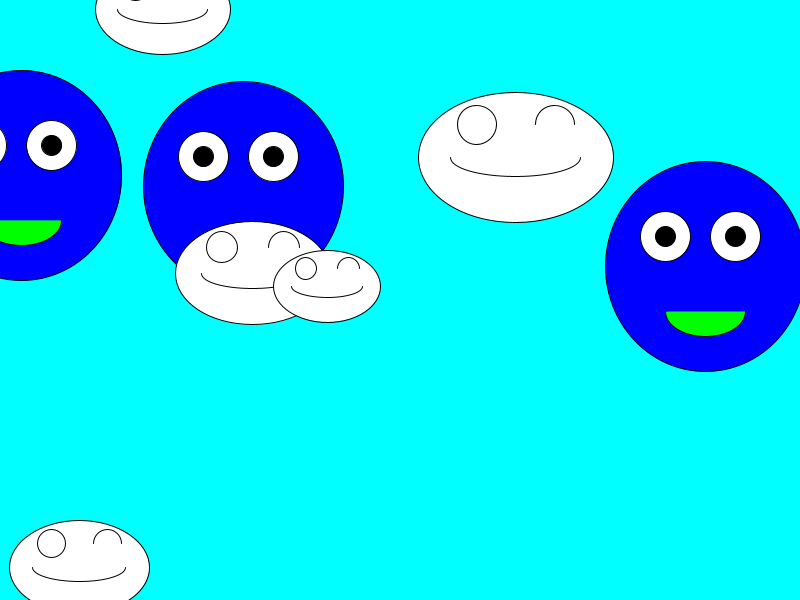
Frame 1 (no input)
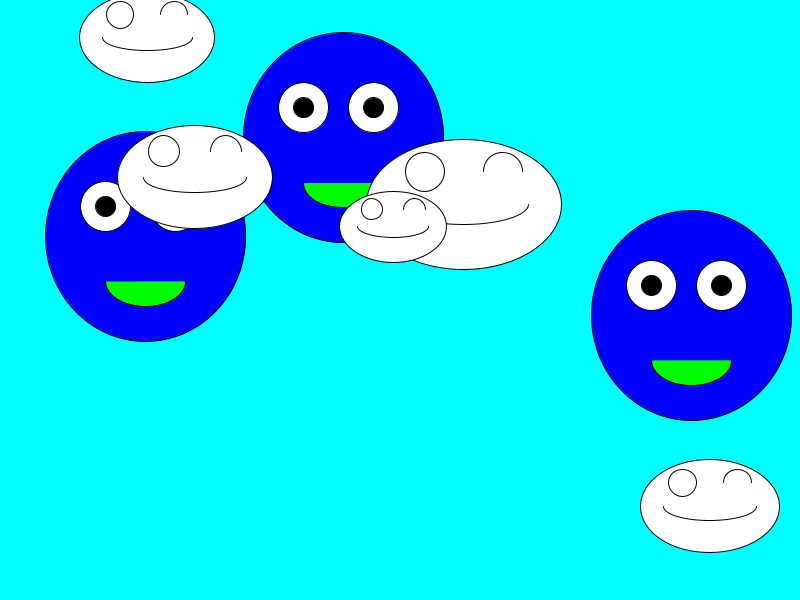
Frame 60 (the mouse pressed at the canvas centre just before this capture)
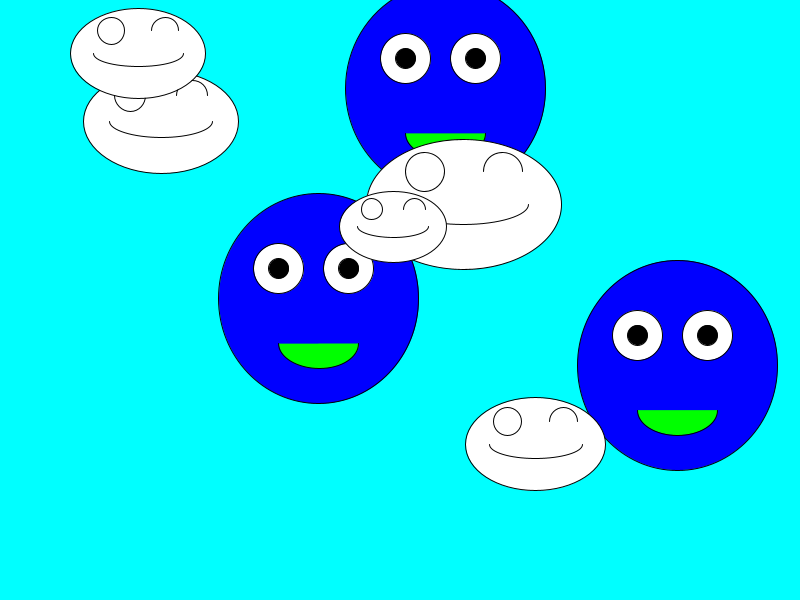
Frame 120 (the mouse held since frame 60 and released just before this capture)

The Processing sketch that drew these frames (run headless with seeded random() and noise(); from frame 60 on, the mouse is pressed at the canvas centre):

// Processing sketch: ex2classDouble
// ── ex2classDouble.pde
Siha [] aa;
punleu [] pp;
void setup() {
  size(800, 600);
  aa = new Siha[5];
  for (int i=0; i<5; i++) {
    aa[i] = new Siha();
  }
  pp = new punleu[3];
  for (int i=0; i<3; i++) {
    pp[i] = new punleu(random(width),random(height));
  }  
}
void draw(){
  background(0,255,255);
  for (int i=0; i<3; i++) {
    pp[i].update();
    pp[i].punleuShow();
  }  
  for (int i=0; i<5; i++) {
    if(i != 4){
      for(int j=i+1;j<5;j++){
        aa[i].collide(aa[j]);
      }
    }
    aa[i].act();
    aa[i].Life();
  }  
}

// ── classSiha.pde
class Siha {
  Siha() {
    x = random(0,width);
    y = random(0,height);
    d = random(100,200);
    vx = random(-3,3); vy = random(-2,2);
  };
  Siha(float p, float q, float r) {
    x = p;     y = q;     d = r;
    vx = random(-3,3); vy = random(-2,2);
  }
  float x, y, d, vx, vy;
  void collide(Siha b){
    float dd;
    dd = sqrt((x-b.x)*(x-b.x) + (y-b.y)*(y-b.y));
    if(dd < (d+b.d)/4){
      vx = vy = 0;
      b.vx = b.vy = 0;
    }
  }
  void act(){
    x += vx;  y += vy;
    if(x>width) x=0;
    if(x<0) x=width;
    if(y>height) y=0;
    if(y<0) y = height;
  }
  void Life() {
    fill(255);
    ellipse(x, y, d, d/3*2);
    circle(x-d/5, y-d/6, d/5);
    arc(x+d/5, y-d/6, d/5, d/5, PI, 2*PI);
    arc(x, y, d*2/3, d/5, 0, PI);
  }
}

// ── punleu.pde
class punleu {
  // constructor
  punleu(float a, float b) {
    x = a;
    y = b;
    vx = random(-3,3);
    vy = random(-2,2);
  }
  // member data
  float x, y, vx, vy;
  // member function
  void update(){
   x += vx;
   y += vy;
   if(x<0 || x>width) vx = - vx;
   if(y<0 || y>height) vy = - vy;
  }
  void punleuShow() {
    fill(0, 0, 255);
    ellipse(x, y+30, 200, 210);
    fill(255);
    // eye
    ellipse(x-40, y, 50, 50);
    ellipse(x+30, y, 50, 50);
    // black eye
    fill(0);
    ellipse(x-40, y, 20, 20);
    ellipse(x+30, y, 20, 20);
    fill(0, 255, 0);
    //mouth
    arc(x, y+75, 80, 50, 0, 3.14);
    fill(0, 255, 0);
  }
}
